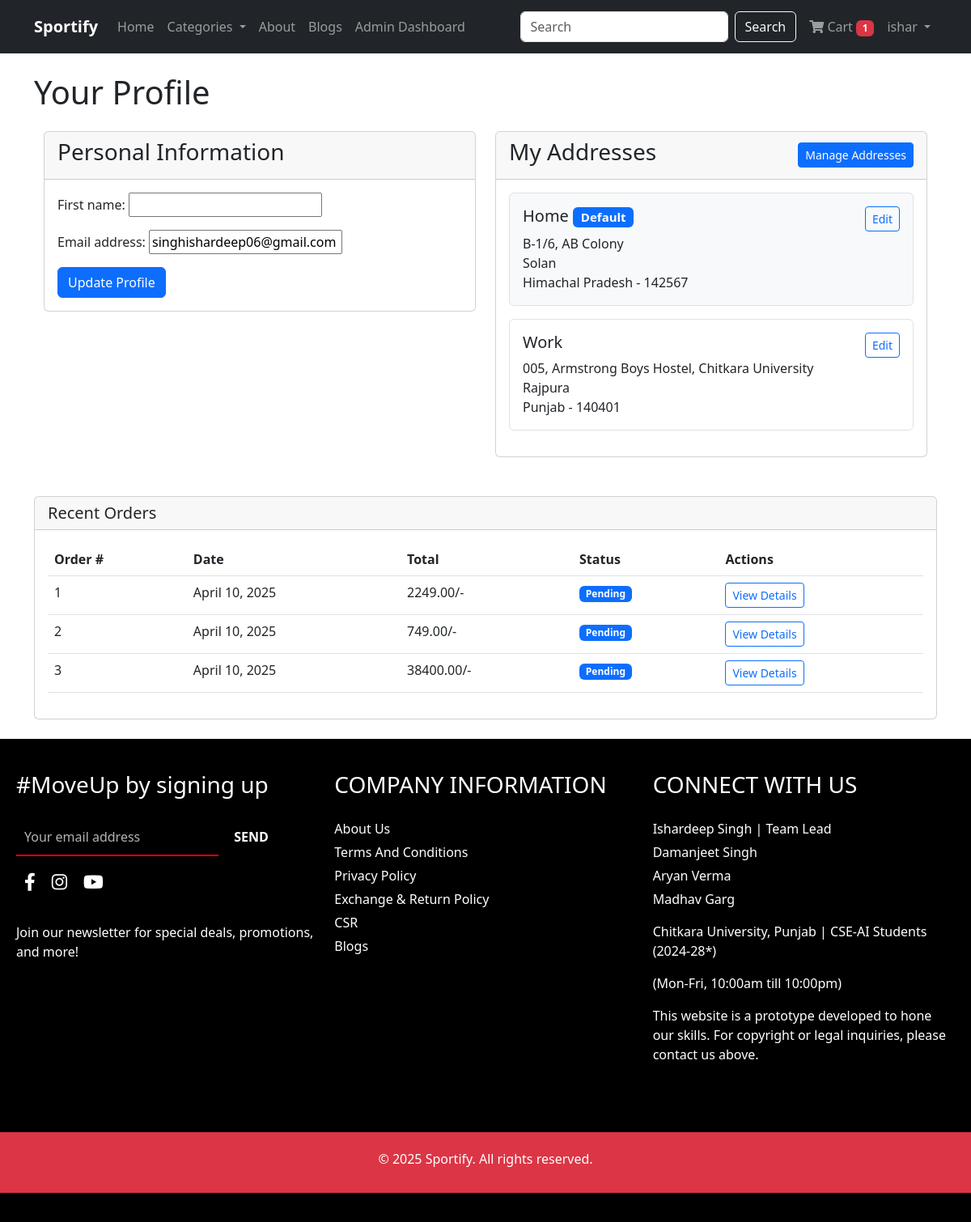
The page /user/profile/ (signed in) on the database its author committed.
### user_app/models.py (models this page shows, shortened)
class Address(models.Model):
    ADDRESS_TYPE_CHOICES = [
        ('HOME', 'Home'),
        ('WORK', 'Work'),
        ('OTHER', 'Other'),
    ]
    user = models.ForeignKey(User, on_delete=models.CASCADE, related_name='addresses')
    address_type = models.CharField(max_length=10, choices=ADDRESS_TYPE_CHOICES, default='HOME')
    is_default = models.BooleanField(default=False)
    house_street = models.CharField(max_length=200)
    landmark = models.CharField(max_length=100, blank=True, null=True)
    pincode = models.CharField(max_length=10)
    state = models.CharField(max_length=100)

### cart_app/models.py (models this page shows, shortened)
class Order(models.Model):
    STATUS_CHOICES = (
        ('Pending', 'Pending'),
        ('Processing', 'Processing'),
        ('Shipped', 'Shipped'),
        ('Delivered', 'Delivered'),
        ('Cancelled', 'Cancelled'),
    )
    PAYMENT_CHOICES = (
        ('card', 'Credit/Debit Card'),
        ('cod', 'Cash on Delivery'),
        ('gift_card', 'Gift Card'),
        ('coupon', 'Coupon'),
    )
    user = models.ForeignKey(User, on_delete=models.CASCADE)
    total_amount = models.DecimalField(max_digits=10, decimal_places=2)
    status = models.CharField(max_length=50, choices=STATUS_CHOICES, default='Pending')
    payment_method = models.CharField(max_length=50, choices=PAYMENT_CHOICES)
    shipping_address = models.TextField()
    order_date = models.DateTimeField(default=timezone.now)

### user_app/views.py (the view)
# urls.py: path('profile/', views.profile, name='profile'),
@login_required
def profile(request):
    if request.method == 'POST':
        if 'update_user' in request.POST:
            u_form = UserUpdateForm(request.POST, instance=request.user)
            if u_form.is_valid():
                u_form.save()
                messages.success(request, 'Your personal information has been updated!')
                return redirect('profile')
            else:
                for field, errors in u_form.errors.items():
                    for error in errors:
                        messages.error(request, f"{field}: {error}")
    else:
        u_form = UserUpdateForm(instance=request.user)
    addresses = Address.objects.filter(user=request.user)
    context = {
        'u_form': u_form,
        'addresses': addresses,
    }
    return render(request, 'user_app/profile.html', context)

### user_app/forms.py
class UserUpdateForm(forms.ModelForm):
    class Meta:
        model = User
        fields = ['first_name', 'email']

### cart_app/context_processors.py (called while the page is built)
def cart_count(request):
    count = 0
    if request.user.is_authenticated:
        count = CartItem.objects.filter(user=request.user).count()
    return {'cart_count': count}

def categories_processor(request):
    categories = Category.objects.all()
    return {'categories': categories}

def featured_products(request):
    featured = list(Product.objects.all().order_by('?')[:8])
    return {'featured_products': featured}

### user_app/context_processors.py (called while the page is built)
def user_address(request):
    address = None
    if request.user.is_authenticated:
        try:
            address = Address.objects.filter(user=request.user, is_default=True).first()
            if not address:
                address = Address.objects.filter(user=request.user).first()
        except Address.DoesNotExist:
            pass
    return {'address': address}

### templates/user_app/profile.html (shortened to what this page needs)
{% extends 'base.html' %}
{% block content %}
<h1 class="mb-4">Your Profile</h1>
<div class="container mt-4">
    <div class="row">
        <div class="col-md-6 mb-4">
            <div class="card">
                <div class="card-header">
                    <h3>Personal Information</h3>
                </div>
                <div class="card-body">
                    <form method="POST" enctype="multipart/form-data">
                        {{ u_form.as_p }}
                        <button type="submit" name="update_user" class="btn btn-primary">Update Profile</button>
                    </form>
                </div>
            </div>
        </div>
        <div class="col-md-6 mb-4">
            <div class="card">
                <div class="card-header d-flex justify-content-between align-items-center">
                    <h3>My Addresses</h3>
                    <a href="{% url 'address_list' %}" class="btn btn-primary btn-sm">Manage Addresses</a>
                </div>
                <div class="card-body">
                    {% if addresses %}
                        {% for address in addresses %}
                            <div class="mb-3 p-3 {% if address.is_default %}bg-light{% endif %} border rounded">
                                <div class="d-flex justify-content-between align-items-start">
                                    <div>
                                        <h5>{{ address.get_address_type_display }}
                                            {% if address.is_default %}
                                                <span class="badge bg-primary">Default</span>
                                            {% endif %}
                                        </h5>
                                        <p class="mb-0">
                                            {{ address.house_street }}<br>
                                            {% if address.landmark %}{{ address.landmark }}<br>{% endif %}
                                            {{ address.state }} - {{ address.pincode }}
                                        </p>
                                    </div>
                                    <a href="{% url 'address_edit' address.pk %}" class="btn btn-sm btn-outline-primary">Edit</a>
                                </div>
                            </div>
                        {% endfor %}
                    {% else %}
                        <div class="alert alert-info">
                            You haven't added any addresses yet.
                            <a href="{% url 'address_create' %}" class="alert-link">Add your first address</a>
                        </div>
                    {% endif %}
                </div>
            </div>
        </div>
    </div>
</div>
<div class="row mt-4">
    <div class="col-12">
        <div class="card">
            <div class="card-header">
                <h5 class="mb-0">Recent Orders</h5>
            </div>
            <div class="card-body">
                <div class="table-responsive">
                    <table class="table">
                        <thead>
                            <tr>
                                <th>Order #</th>
                                <th>Date</th>
                                <th>Total</th>
                                <th>Status</th>
                                <th>Actions</th>
                            </tr>
                        </thead>
                        <tbody>
                            {% for order in user.order_set.all|slice:":5" %}
                            <tr>
                                <td>{{ order.id }}</td>
                                <td>{{ order.order_date|date:"F j, Y" }}</td>
                                <td>{{ order.total_amount }}/-</td>
                                <td>
                                    <span class="badge bg-{% if order.status == 'Delivered' %}success{% elif order.status == 'Cancelled' %}danger{% else %}primary{% endif %}">
                                        {{ order.status }}
                                    </span>
                                </td>
                                <td>
                                    <a href="{% url 'order_history' %}#collapse{{ order.id }}" class="btn btn-sm btn-outline-primary">View Details</a>
                                </td>
                            </tr>
                            {% empty %}
                            <tr>
                                <td colspan="5" class="text-center">You haven't placed any orders yet.</td>
                            </tr>
                            {% endfor %}
                        </tbody>
                    </table>
                </div>
            </div>
        </div>
    </div>
</div>
{% endblock %}

### templates/base.html (shortened to what this page needs)
<!DOCTYPE html>
<html lang="en">
<head>
    <link href="https://cdn.jsdelivr.net/npm/bootstrap@5.3.0-alpha1/dist/css/bootstrap.min.css" rel="stylesheet">
    <link rel="stylesheet" href="https://cdnjs.cloudflare.com/ajax/libs/font-awesome/6.0.0/css/all.min.css">
    <link rel="stylesheet" href="https://cdnjs.cloudflare.com/ajax/libs/font-awesome/5.15.4/css/all.min.css">
</head>
<body>
    <nav class="navbar navbar-expand-lg navbar-dark bg-dark">
        <div class="container">
            <a class="navbar-brand" href="{% url 'index' %}"><strong>Sportify</strong></a>
            <div class="collapse navbar-collapse" id="navbarNav">
                <ul class="navbar-nav me-auto">
                    <li class="nav-item">
                        <a class="nav-link" href="{% url 'index' %}">Home</a>
                    </li>
                    <li class="nav-item dropdown">
                        <a class="nav-link dropdown-toggle" href="#" id="navbarDropdown" role="button"
                            data-bs-toggle="dropdown">
                            Categories
                        </a>
                    </li>
                    <li class="nav-item">
                        <a class="nav-link" href="{% url 'about' %}">About</a>
                    </li>
                    <li class="nav-item">
                        <a class="nav-link" href="{% url 'blogs' %}">Blogs</a>
                    </li>
                    {% if user.is_authenticated and user.is_staff %}
                    <li class="nav-item">
                        <a class="nav-link" href="http://127.0.0.1:8000/admin/">Admin Dashboard</a>
                    </li>
                    {% endif %}
                </ul>
                <form class="d-flex mx-2" action="{% url 'search' %}" method="GET">
                    <input class="form-control me-2" type="search" name="query" placeholder="Search"
                        aria-label="Search">
                    <button class="btn btn-outline-light" type="submit">Search</button>
                </form>
                <ul class="navbar-nav">
                    {% if user.is_authenticated %}
                    <li class="nav-item">
                        <a class="nav-link" href="{% url 'cart' %}">
                            <i class="fas fa-shopping-cart"></i> Cart
                            {% if cart_count > 0 %}
                            <span class="badge bg-danger">{{ cart_count }}</span>
                            {% endif %}
                        </a>
                    </li>
                    <li class="nav-item dropdown">
                        <a class="nav-link dropdown-toggle" href="#" id="userDropdown" role="button"
                            data-bs-toggle="dropdown">
                            {{ user.first_name|default:user.username }}
                        </a>
                    </li>
                    {% endif %}
                </ul>
            </div>
        </div>
    </nav>
    <div class="container my-4">
        {% block content %}{% endblock %}
    </div>
    <footer>
        <div class="footer-container">
            <div class="newsletter">
                <h3>#MoveUp by signing up</h3>
                <form action="{% url 'subscribe' %}">
                    <input type="email" placeholder="Your email address" id="box" required>
                    <button type="submit">SEND</button>
                </form>
                <div class="social-icons">
                    <a href="#" class="social-link"><i class="fab fa-facebook-f"></i></a>
                    <a href="#" class="social-link"><i class="fab fa-instagram"></i></a>
                    <a href="#" class="social-link"><i class="fab fa-youtube"></i></a>
                </div><br>
                <p>Join our newsletter for special deals, promotions, and more!</p>
            </div>
            <div class="company-info">
                <h3>COMPANY INFORMATION</h3>
                <ul>
                    <li><a href="{% url 'about' %}">About Us</a></li>
                    <li><a href="{% url 'tc' %}">Terms And Conditions</a></li>
                    <li><a href="{% url 'privacy_policy' %}">Privacy Policy</a></li>
                    <li><a href="{% url 'exchange_policy' %}">Exchange & Return Policy</a></li>
                    <li><a href="{% url 'csr' %}">CSR</a></li>
                    <li><a href="{% url 'blogs' %}">Blogs</a></li>
                </ul>
            </div>
            <div class="connect" id="contact">
                <h3>CONNECT WITH US</h3>
                <ul>
                    <li><a href="mailto:ishardeep3195.beai24@chitkara.edu.in">Ishardeep Singh</a> | Team Lead</li>
                    <li><a href="mailto:damanjeet3183.beai24@chitkara.edu.in">Damanjeet Singh</a></li>
                    <li><a href="mailto:aryan3181.beai24@chitkara.edu.in">Aryan Verma</a></li>
                    <li><a href="mailto:madhav3219.beai24@chitkara.edu.in">Madhav Garg</a></li>
                </ul>
                <p>Chitkara University, Punjab | CSE-AI Students (2024-28*)</p>
                <p>(Mon-Fri, 10:00am till 10:00pm)</p>
                <p>This website is a prototype developed to hone our skills. For copyright or legal inquiries, please
                    contact us above.</p>
            </div>
        </div>
        <div class="text-center bg-danger text-white py-4 mt-5 mb-3">
            <h6>&copy; {% now "Y" %} Sportify. All rights reserved.</h6>
        </div>
    </footer>
</body>
</html>

### templates/base.html (style rules this page uses)
footer { background-color: black; color: white; padding: 20px 0; }
.footer-container { display: flex; justify-content: space-around; flex-wrap: wrap; padding: 10px; }
.footer-container div { flex: 1; min-width: 200px; margin: 10px; }
.footer-container h3 { margin-bottom: 25px; }
ul { list-style: none; padding: 0; }
ul li { margin: 5px 0; }
ul li a { color: white; text-decoration: none; }
#box { background-color: transparent; border: none; border-bottom: 2px solid red; padding: 10px; width: 250px; font-size: 16px; color: white; outline: none; margin-bottom: 5px; }
#box::placeholder { color: rgba(255, 255, 255, 0.7); }
.newsletter button { padding: 10px 15px; background: none; color: white; border: none; font-size: 16px; cursor: pointer; font-weight: bold; transition: color 0.3s ease; }
.social-icons { margin-top: 35px; display: flex; justify-content: start; gap: 20px; }
.social-icons a { color: white; font-size: 22px; transition: color 0.3s ease; }

### rows shown on the page
Address: address_type "Home", is_default "Default", house_street "B-1/6, AB Colony", landmark "Solan", state "Himachal Pradesh", pincode "142567"
Address: address_type "Work", house_street "005, Armstrong Boys Hostel, Chitkara University", landmark "Rajpura", state "Punjab", pincode "140401"
Order: id "1", order_date "April 10, 2025", total_amount "2249.00", status "Pending"
Order: id "2", order_date "April 10, 2025", total_amount "749.00", status "Pending"
Order: id "3", order_date "April 10, 2025", total_amount "38400.00", status "Pending"

### other values the page prints
{{ cart_count }} "1"
{{ user.first_name|default:user.username }} "ishar"
